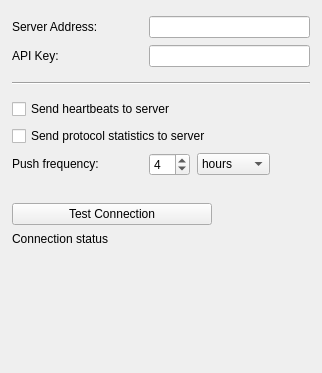
     <widget class="QWidget" name="logServerTab">
      <attribute name="title">
       <string>Log Server</string>
      </attribute>
      <layout class="QVBoxLayout" name="verticalLayout_6">
       <property name="spacing">
        <number>7</number>
       </property>
       <property name="leftMargin">
        <number>12</number>
       </property>
       <property name="topMargin">
        <number>16</number>
       </property>
       <property name="rightMargin">
        <number>12</number>
       </property>
       <property name="bottomMargin">
        <number>7</number>
       </property>
       <item>
        <layout class="QHBoxLayout" name="horizontalLayout_7">
         <item>
          <widget class="QLabel" name="logServerPathLabel">
           <property name="minimumSize">
            <size>
             <width>130</width>
             <height>0</height>
            </size>
           </property>
           <property name="text">
            <string>Server Address: </string>
           </property>
          </widget>
         </item>
         <item>
          <widget class="QLineEdit" name="logServerPathEdit"/>
         </item>
        </layout>
       </item>
       <item>
        <layout class="QHBoxLayout" name="horizontalLayout_10">
         <item>
          <widget class="QLabel" name="logServerApiKeyLabel">
           <property name="minimumSize">
            <size>
             <width>130</width>
             <height>0</height>
            </size>
           </property>
           <property name="text">
            <string>API Key:</string>
           </property>
          </widget>
         </item>
         <item>
          <widget class="QLineEdit" name="logServerApiKeyEdit"/>
         </item>
        </layout>
       </item>
       <item>
        <widget class="Line" name="line_4">
         <property name="minimumSize">
          <size>
           <width>0</width>
           <height>18</height>
          </size>
         </property>
         <property name="orientation">
          <enum>Qt::Horizontal</enum>
         </property>
        </widget>
       </item>
       <item>
        <widget class="QCheckBox" name="logServerSendHeartbeatsCheckbox">
         <property name="text">
          <string>Send heartbeats to server</string>
         </property>
        </widget>
       </item>
       <item>
        <widget class="QCheckBox" name="logServerSendScansCheckbox">
         <property name="text">
          <string>Send protocol statistics to server</string>
         </property>
        </widget>
       </item>
       <item>
        <layout class="QHBoxLayout" name="horizontalLayout_8">
         <item>
          <widget class="QLabel" name="logServerPushFrequencyLabel">
           <property name="minimumSize">
            <size>
             <width>130</width>
             <height>0</height>
            </size>
           </property>
           <property name="text">
            <string>&lt;html&gt;&lt;head/&gt;&lt;body&gt;&lt;p&gt;Push frequency:&lt;/p&gt;&lt;/body&gt;&lt;/html&gt;</string>
           </property>
          </widget>
         </item>
         <item>
          <widget class="QSpinBox" name="logServerPushFrequencySpinbox">
           <property name="minimum">
            <number>1</number>
           </property>
           <property name="maximum">
            <number>60</number>
           </property>
           <property name="value">
            <number>4</number>
           </property>
          </widget>
         </item>
         <item>
          <widget class="QComboBox" name="logServerPushFrequencyUnitCombobox">
           <item>
            <property name="text">
             <string>hours</string>
            </property>
           </item>
           <item>
            <property name="text">
             <string>minutes</string>
            </property>
           </item>
          </widget>
         </item>
         <item>
          <spacer name="horizontalSpacer_9">
           <property name="orientation">
            <enum>Qt::Horizontal</enum>
           </property>
           <property name="sizeHint" stdset="0">
            <size>
             <width>40</width>
             <height>20</height>
            </size>
           </property>
          </spacer>
         </item>
        </layout>
       </item>
       <item>
        <spacer name="verticalSpacer_13">
         <property name="orientation">
          <enum>Qt::Vertical</enum>
         </property>
         <property name="sizeType">
          <enum>QSizePolicy::Fixed</enum>
         </property>
         <property name="sizeHint" stdset="0">
          <size>
           <width>20</width>
           <height>20</height>
          </size>
         </property>
        </spacer>
       </item>
       <item>
        <widget class="QPushButton" name="logServerTestConnectionButton">
         <property name="maximumSize">
          <size>
           <width>200</width>
           <height>16777215</height>
          </size>
         </property>
         <property name="text">
          <string>Test Connection</string>
         </property>
        </widget>
       </item>
       <item>
        <spacer name="verticalSpacer_17">
         <property name="orientation">
          <enum>Qt::Vertical</enum>
         </property>
         <property name="sizeType">
          <enum>QSizePolicy::Fixed</enum>
         </property>
         <property name="sizeHint" stdset="0">
          <size>
           <width>20</width>
           <height>0</height>
          </size>
         </property>
        </spacer>
       </item>
       <item>
        <widget class="QLabel" name="logServerStatusLabel">
         <property name="text">
          <string>Connection status</string>
         </property>
         <property name="margin">
          <number>2</number>
         </property>
        </widget>
       </item>
       <item>
        <spacer name="verticalSpacer_5">
         <property name="orientation">
          <enum>Qt::Vertical</enum>
         </property>
         <property name="sizeType">
          <enum>QSizePolicy::MinimumExpanding</enum>
         </property>
         <property name="sizeHint" stdset="0">
          <size>
           <width>20</width>
           <height>120</height>
          </size>
         </property>
        </spacer>
       </item>
      </layout>
     </widget>
